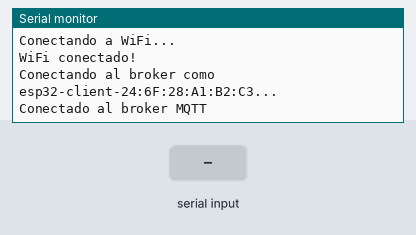
A sketch run on a simulated ESP32. On the bench: the last lines printed to the serial monitor. The test bench sets the inputs (shaded band). WiFi joins after 1.5 s; servers stay silent unless stated; no MQTT or app messages arrive unless stated.

Above: at 2.7 s.
2.8 s: "1\n" received over the second serial link
At 3.2 s:
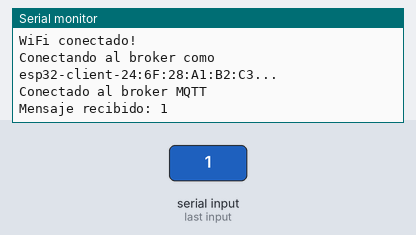
4.3 s: "0\n" received over the second serial link
At 5.5 s:
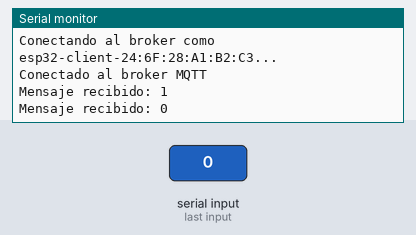
5.8 s: "2\n" received over the second serial link
At 6.7 s:
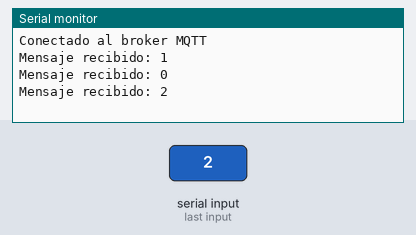

The sketch:

Checkpoint4_MQTT.ino
```cpp
#include <WiFi.h>
#include <PubSubClient.h>

// --- CONFIGURACIÓN WiFi ---
const char* ssid = "h4";
const char* password = "clasedeiot";

// --- CONFIGURACIÓN MQTT ---
const char* mqtt_broker = "10.140.65.133";
const int mqtt_port = 1883;
const char* topic = "lab/esp32/data";

// --- OBJETOS WiFi/MQTT ---
WiFiClient espClient;
PubSubClient client(espClient);

void setup() {
  Serial.begin(115200);   // Para debug
  Serial2.begin(9600, SERIAL_8N1, 16, 17);

  // Conectar a WiFi
  WiFi.begin(ssid, password);
  while (WiFi.status() != WL_CONNECTED) {
    delay(500);
    Serial.println("Conectando a WiFi...");
  }
  Serial.println("WiFi conectado!");

  // Conectar al broker MQTT
  client.setServer(mqtt_broker, mqtt_port);
  while (!client.connected()) {
    String client_id = "esp32-client-" + String(WiFi.macAddress());
    Serial.printf("Conectando al broker como %s...\n", client_id.c_str());
    if (client.connect(client_id.c_str())) {
      Serial.println("Conectado al broker MQTT");
    } else {
      Serial.print("Fallo, estado: ");
      Serial.println(client.state());
      delay(2000);
    }
  }

  // Publicación de prueba
  client.publish(topic, "ESP32 listo para recibir datos.");
}

void loop() {
  client.loop();

  // Leer datos del Arduino
  if (Serial2.available()) {
    String message = Serial2.readStringUntil('\n');
    message.trim();

    if (message.length() > 0) {
      Serial.print("Mensaje recibido: ");
      Serial.println(message);

      // Publicar en MQTT
      client.publish(topic, message.c_str());
    }
  }
}
```

Measured:
- after the input at 2.8 s, the serial monitor: prints a new line at once (image 1)
- after the input at 4.3 s, the serial monitor: prints a new line at once (image 2)
- after the input at 5.8 s, the serial monitor: prints a new line at once (image 3)
